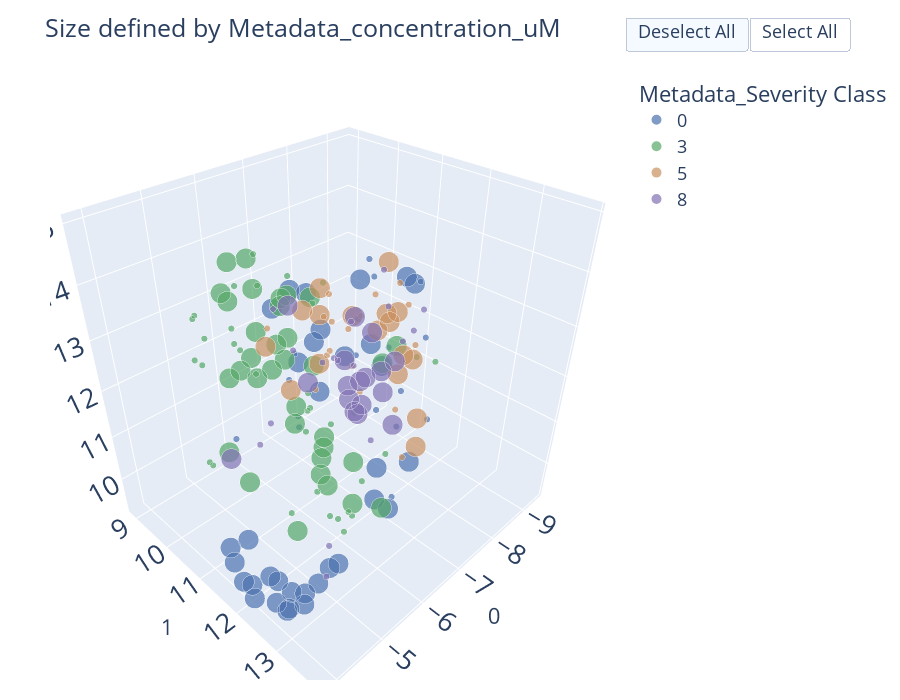

The cell this chart's notebook holds for it:
### Code cell
combat_util.plot_umap_3d(df_3d, color_col='Metadata_Severity Class', 
                    #   split_df = False, split_column = None, np = None,
                      hover_cols=hover_list,
                      size=True, size_col = "Metadata_concentration_uM",
                      # x="0", y="1",
                      # error_x="x_err", error_y="y_err",
                       dili_score_color=True, discrete=True
                      )

### Figure 1 — Plotly figure (JSON) as saved in the notebook; plotly's stock layout.template omitted (floating-point values rounded to 4 significant figures; data arrays with more than 128 entries replaced by an {"elided": "..."} marker saying what was removed)
{"data": [{"customdata": {"elided": "51x4 mixed values"}, "hovertemplate": "colors_plot_col=0<br>0=%{x}<br>1=%{y}<br>2=%{z}<br>Metadata_size=%{marker.size}<br>Metadata_Plate=%{customdata[0]}<br>Metadata_Well=%{customdata[1]}<br>Metadata_compound=%{customdata[2]}<br>Metadata_concentration_uM=%{customdata[3]}<extra></extra>", "legendgroup": "0", "marker": {"color": "#4C72B0", "size": [1, 1, 1, 1, 1, 1, 1, 1, 1, 1, 1, 1, 1, 1, 1, 1, 1, 10, 10, 10, 10, 10, 10, 10, 10, 10, 10, 10, 10, 10, 10, 10, 10, 10, 10, 10, 10, 10, 10, 10, 10, 10, 10, 10, 10, 10, 10, 10, 10, 10, 10], "sizemode": "area", "sizeref": 0.025, "symbol": "circle"}, "mode": "markers", "name": "0", "scene": "scene", "showlegend": true, "type": "scatter3d", "x": [-8.305, -5.392, -9.208, -7.506, -8.899, -6.044, -6.142, -7.162, -6.882, -7.855, -9.178, -5.354, -5.85, -6.374, -7.925, -7.111, -7.659, -4.407, -3.865, -3.886, -3.853, -8.385, -7.855, -7.847, -3.898, -5.687, -8.519, -4.203, -8.096, -4.139, -4.008, -6.942, -7.879, -4.448, -5.495, -5.443, -7.294, -6.355, -6.865, -7.493, -3.923, -7.897, -4.027, -7.687, -4.047, -4.357, -4.419, -4.024, -4.079, -4.315, -6.039], "y": [10.52, 10.04, 11.23, 11.36, 11.25, 11.02, 10.9, 11.3, 12.52, 8.905, 10.33, 13.75, 12.96, 13.5, 10.62, 12.38, 8.916, 13.62, 13.13, 13.45, 13.1, 10.22, 8.995, 11.02, 12.23, 13.15, 11.41, 13.41, 9.027, 12.37, 12.65, 9.351, 11.74, 12.5, 13.3, 13.62, 9.463, 11.27, 11.32, 11.61, 12.17, 9.581, 11.79, 9.672, 11.48, 11.57, 13.43, 12.71, 11.5, 12.99, 13.48], "z": [13.45, 10.71, 11.71, 13.7, 13.05, 11.18, 11.3, 12.29, 11.57, 10.88, 11.08, 11.87, 12.73, 12.57, 12.41, 12.11, 10.31, 11.14, 10.18, 10.55, 10.11, 12.9, 10.71, 12.08, 9.569, 11.83, 13.21, 10.7, 12.26, 10.02, 9.745, 12.51, 13.7, 9.477, 11.41, 11.48, 12.81, 13.15, 12.42, 12.06, 9.822, 10.23, 9.478, 11.59, 10.05, 10.06, 10.88, 10.3, 9.678, 9.996, 11.93]}, {"customdata": {"elided": "68x4 mixed values"}, "hovertemplate": "colors_plot_col=3<br>0=%{x}<br>1=%{y}<br>2=%{z}<br>Metadata_size=%{marker.size}<br>Metadata_Plate=%{customdata[0]}<br>Metadata_Well=%{customdata[1]}<br>Metadata_compound=%{customdata[2]}<br>Metadata_concentration_uM=%{customdata[3]}<extra></extra>", "legendgroup": "3", "marker": {"color": "#55A868", "size": [1, 1, 1, 1, 1, 1, 1, 1, 1, 1, 1, 1, 1, 1, 1, 1, 1, 1, 1, 1, 1, 1, 1, 1, 1, 1, 1, 1, 1, 1, 1, 1, 1, 1, 10, 10, 10, 10, 10, 10, 10, 10, 10, 10, 10, 10, 10, 10, 10, 10, 10, 10, 10, 10, 10, 10, 10, 10, 10, 10, 10, 10, 10, 10, 10, 10, 10, 10], "sizemode": "area", "sizeref": 0.025, "symbol": "circle"}, "mode": "markers", "name": "3", "scene": "scene", "showlegend": true, "type": "scatter3d", "x": [-5.233, -7.721, -7.16, -6.006, -5.844, -4.409, -4.631, -4.363, -7.672, -5.341, -6.876, -6.448, -4.605, -6.776, -7.127, -7.676, -6.834, -4.527, -4.361, -5.751, -4.612, -6.745, -4.513, -5.138, -4.426, -5.146, -5.535, -9.053, -4.906, -5.817, -6.319, -6.043, -5.999, -6.468, -5.994, -4.974, -5.003, -6.099, -5.431, -4.901, -6.051, -4.85, -4.629, -7.341, -4.731, -4.98, -5.314, -5.3, -5.99, -7.494, -5.163, -5.931, -7.218, -5.069, -7.103, -4.969, -6.512, -5.097, -6.117, -4.715, -6.044, -7.188, -4.691, -4.715, -4.812, -4.871, -7.367, -7.066], "y": [11.13, 10.1, 9.952, 11.5, 12.44, 10.63, 10.42, 10.66, 9.455, 10.47, 11.78, 10.84, 10.62, 11.65, 10.13, 12.22, 12.35, 10.53, 10.75, 11.23, 11.31, 10.94, 11.48, 10.74, 10.71, 11.78, 11.99, 11.62, 11.58, 12.36, 9.55, 11.78, 12.03, 11.93, 10.43, 11.83, 10.86, 12.28, 11.4, 12.08, 10.69, 12.22, 11.25, 11.11, 10.97, 13.88, 11.7, 11.72, 11.63, 10.12, 11.14, 11.5, 12.15, 11.1, 11.96, 10.39, 11.05, 10.76, 11.65, 10.99, 11.43, 10.43, 11.75, 11.67, 11.07, 11.42, 9.436, 9.722], "z": [14.8, 9.759, 9.797, 9.974, 10.26, 11.14, 12.88, 13.21, 9.782, 12.85, 9.843, 11.61, 13.47, 11.44, 10.52, 12.45, 10.89, 10.94, 13.96, 14.31, 13.94, 13.72, 13.81, 14.19, 13.97, 10.26, 14.24, 11.4, 14.61, 9.74, 11.44, 9.537, 9.68, 9.343, 12.13, 13.75, 10.46, 10.17, 14.01, 13.65, 13.61, 14.09, 14.34, 9.597, 14.32, 12.02, 14.34, 9.674, 10.88, 9.564, 13.57, 14.0, 12.85, 13.13, 12.47, 10.87, 9.772, 12.72, 10.16, 12.88, 12.68, 9.654, 14.7, 13.22, 14.81, 14.96, 10.05, 9.931]}, {"customdata": {"elided": "34x4 mixed values"}, "hovertemplate": "colors_plot_col=5<br>0=%{x}<br>1=%{y}<br>2=%{z}<br>Metadata_size=%{marker.size}<br>Metadata_Plate=%{customdata[0]}<br>Metadata_Well=%{customdata[1]}<br>Metadata_compound=%{customdata[2]}<br>Metadata_concentration_uM=%{customdata[3]}<extra></extra>", "legendgroup": "5", "marker": {"color": "#CA9161", "size": [1, 1, 1, 1, 1, 1, 1, 1, 1, 1, 1, 1, 1, 1, 1, 1, 1, 10, 10, 10, 10, 10, 10, 10, 10, 10, 10, 10, 10, 10, 10, 10, 10, 10], "sizemode": "area", "sizeref": 0.025, "symbol": "circle"}, "mode": "markers", "name": "5", "scene": "scene", "showlegend": true, "type": "scatter3d", "x": [-7.179, -6.095, -5.57, -7.445, -7.049, -7.895, -8.832, -8.184, -5.63, -7.101, -5.871, -8.861, -8.409, -9.402, -7.162, -8.47, -8.565, -8.802, -5.927, -6.59, -5.885, -8.591, -5.868, -9.137, -7.715, -8.504, -5.869, -6.607, -9.008, -8.47, -6.372, -6.435, -8.217, -7.842], "y": [12.38, 12.4, 12.29, 10.43, 9.053, 11.06, 10.82, 9.6, 13.67, 11.46, 13.3, 9.474, 9.293, 10.84, 10.26, 9.149, 9.875, 9.638, 13.65, 12.98, 13.3, 11.0, 11.05, 10.03, 11.48, 9.003, 11.75, 13.15, 10.86, 10.83, 12.69, 9.735, 9.286, 9.184], "z": [13.72, 12.64, 13.58, 12.47, 11.91, 13.1, 12.88, 12.43, 12.4, 13.17, 12.91, 11.29, 10.76, 11.27, 11.02, 11.61, 10.69, 11.7, 12.92, 13.28, 13.52, 12.44, 12.09, 11.38, 12.97, 12.21, 12.95, 11.69, 11.22, 13.44, 13.89, 12.08, 11.82, 12.04]}, {"customdata": {"elided": "34x4 mixed values"}, "hovertemplate": "colors_plot_col=8<br>0=%{x}<br>1=%{y}<br>2=%{z}<br>Metadata_size=%{marker.size}<br>Metadata_Plate=%{customdata[0]}<br>Metadata_Well=%{customdata[1]}<br>Metadata_compound=%{customdata[2]}<br>Metadata_concentration_uM=%{customdata[3]}<extra></extra>", "legendgroup": "8", "marker": {"color": "#8172B3", "size": [1, 1, 1, 1, 1, 1, 1, 1, 1, 1, 1, 1, 1, 1, 1, 1, 1, 10, 10, 10, 10, 10, 10, 10, 10, 10, 10, 10, 10, 10, 10, 10, 10, 10], "sizemode": "area", "sizeref": 0.025, "symbol": "circle"}, "mode": "markers", "name": "8", "scene": "scene", "showlegend": true, "type": "scatter3d", "x": [-5.222, -9.234, -8.241, -8.958, -8.006, -6.139, -8.343, -7.915, -6.131, -4.729, -8.184, -7.15, -7.591, -8.373, -7.863, -5.074, -8.447, -7.433, -7.878, -8.159, -5.097, -8.237, -8.729, -8.476, -6.835, -8.163, -8.487, -5.458, -9.023, -8.064, -8.71, -8.156, -8.605, -8.668], "y": [10.96, 11.11, 10.23, 10.46, 11.13, 12.62, 11.6, 10.11, 10.13, 13.04, 11.49, 9.14, 9.161, 9.54, 9.727, 12.75, 9.945, 9.744, 10.88, 11.03, 10.24, 10.47, 9.493, 10.13, 9.932, 10.31, 10.47, 13.6, 10.63, 10.24, 9.972, 10.35, 9.756, 10.65], "z": [11.23, 12.27, 11.03, 12.19, 13.57, 11.78, 12.41, 11.26, 10.71, 10.08, 12.2, 12.33, 11.2, 10.82, 11.05, 10.28, 11.85, 10.78, 11.25, 11.33, 10.54, 10.18, 10.58, 9.626, 12.85, 12.23, 11.81, 13.05, 10.96, 10.63, 10.28, 9.987, 9.747, 10.37]}], "layout": {"autosize": false, "font": {"size": 18}, "height": 700, "legend": {"itemsizing": "constant", "title": {"text": "Metadata_Severity Class"}, "tracegroupgap": 0}, "margin": {"b": 20, "l": 50, "pad": 4, "r": 50, "t": 50}, "scene": {"domain": {"x": [0, 1], "y": [0, 1]}, "xaxis": {"title": {"text": "0"}}, "yaxis": {"title": {"text": "1"}}, "zaxis": {"title": {"text": "2"}}}, "title": {"text": "Size defined by Metadata_concentration_uM"}, "updatemenus": [{"buttons": [{"args": ["visible", "legendonly"], "label": "Deselect All", "method": "restyle"}, {"args": ["visible", true], "label": "Select All", "method": "restyle"}], "direction": "left", "pad": {"r": 5, "t": 5}, "showactive": true, "type": "buttons", "x": 1, "xanchor": "left", "y": 1.1, "yanchor": "top"}], "width": 900}}
